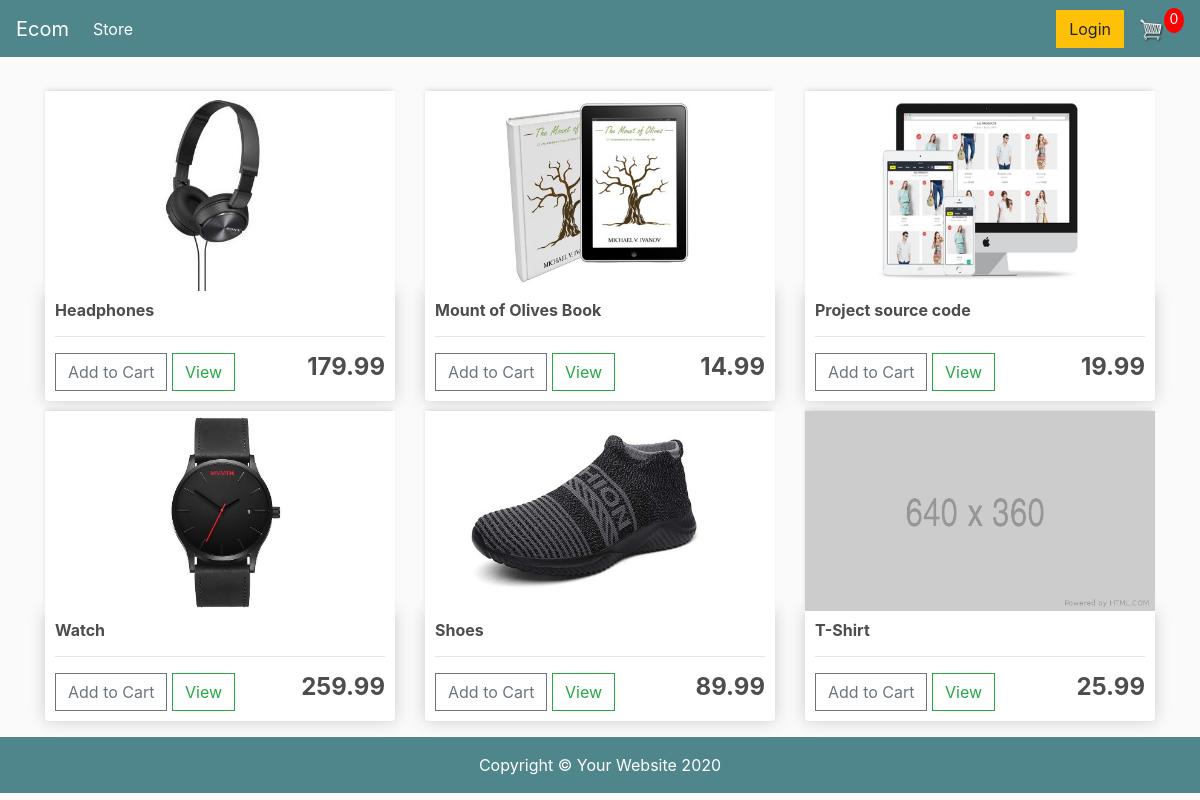
The page / on the database its author committed.
### store/models.py (models this page shows, shortened)
class Product(models.Model):
    name = models.CharField(max_length = 200, null=True)
    price = models.FloatField()
    digital = models.BooleanField(default=False, null=True)
    image = models.ImageField(upload_to='store/',null=True, blank=True)
    @property
    def imageURL(self):
        try:
            url = self.image.url
        except:
            url = 'static/store/images/placeholder.png'
        return url

### store/views.py (the view)
# urls.py: path('', HomePageView.as_view(), name='store'),
class HomePageView(generic.ListView):
    model = Product
    template_name = 'store/store.html'
    def get_context_data(self, **kwargs):
        context = super().get_context_data(**kwargs)
        context['products'] = Product.objects.all()
        return context

### templates/store/store.html
{% extends 'store/main.html' %}
{% load static %}
{% block content %}
	<div class="row">
		{% for product in products %}
		<div class="col-lg-4">
			<img class="thumbnail" src="{{product.imageURL}}">
			<div class="box-element product">
				<h6><strong>{{product.name}}</strong></h6>
				<hr>
				<button data-product="{{product.id}}" data-action="add" class="btn btn-outline-secondary add-btn update-cart">Add to Cart</button>
				<a class="btn btn-outline-success" href="#">View</a>
				<h4 style="display: inline-block; float: right"><strong>{{product.price|floatformat:2}}</strong></h4>
			</div>
		</div>
		{% endfor %}
		</div>
	</div>
{% endblock content %}

### templates/store/main.html (shortened to what this page needs)
<!DOCTYPE html>
{% load static %}
<html>
<head>
	<link rel="stylesheet" href="https://stackpath.bootstrapcdn.com/bootstrap/4.5.0/css/bootstrap.min.css"
>
	<link rel="stylesheet" type="text/css" href="{% static 'store/css/main.css' %}">
</head>
<body>
	<nav class="navbar navbar-expand-lg navbar-dark bg-dark">
		<a class="navbar-brand" href="{% url 'store' %}">Ecom</a>
		<div class="collapse navbar-collapse" id="navbarSupportedContent">
			<ul class="navbar-nav mr-auto">
				<li class="nav-item active">
					<a class="nav-link" href="{% url 'store' %}">Store <span class="sr-only">(current)</span></a>
				</li>
			</ul>
			<div class="form-inline my-2 my-lg-0">
				<a href="#" class="btn btn-warning">Login</a>
				<a href="{% url 'cart' %}">
					<img id="cart-icon" src="{% static 'store/images/cart.png' %}">
				</a>
				<p id="cart-total">0</p>
			</div>
		</div>
	</nav>
	<div class="container">
		<br>
		{% block content %}
		{% endblock content %}
	<footer class="py-3 mt-3 bg-dark">
		<div class="container">
			<p class="m-0 text-center text-white">Copyright &copy; Your Website 2020</p>
		</div>
	</footer>
</body>
</html>

### static/store/css/main.css (style rules this page uses)
body { background-color: hsl(0, 0%, 98%); }
h1,h2,h3,h4,h5,h6 { color:hsl(0, 0%, 30%); }
.box-element { box-shadow:hsl(0, 0%, 80%) 0 0 16px; background-color: #fff; border-radius: 4px; padding: 10px; }
.thumbnail { width: 100%; height: 200px; -webkit-box-shadow: -1px -3px 5px -2px rgba(214,214,214,1); -moz-box-shadow: -1px -3px 5px -2px rgba(214,214,214,1); box-shadow: -1px -3px 5px -2px rgba(214,214,214,1); }
.product { border-radius: 0 0 4px 4px; }
.bg-dark { background-color: #4f868c!important; }
#cart-icon { width:25px; display: inline-block; margin-left: 15px; }
#cart-total { display: block; text-align: center; color:#fff; background-color: red; width: 20px; height: 25px; border-radius: 50%; font-size: 14px; }
.col-lg-4, .col-lg-6, .col-lg-8, .col-lg-12 { margin-top: 10px; }
.btn { border-radius: 0; }

### rows shown on the page
Product: imageURL (picture), name "Headphones", price "179.99"
Product: imageURL (picture), name "Mount of Olives Book", price "14.99"
Product: imageURL (picture), name "Project source code", price "19.99"
Product: imageURL (picture), name "Watch", price "259.99"
Product: imageURL (picture), name "Shoes", price "89.99"
Product: shows a picture, name "T-Shirt", price "25.99"
